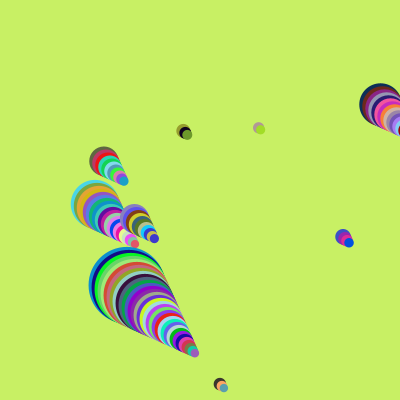
Frame 1 (no input)
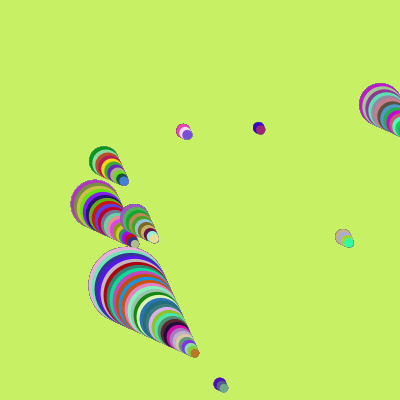
Frame 60 (the mouse pressed at the canvas centre just before this capture)
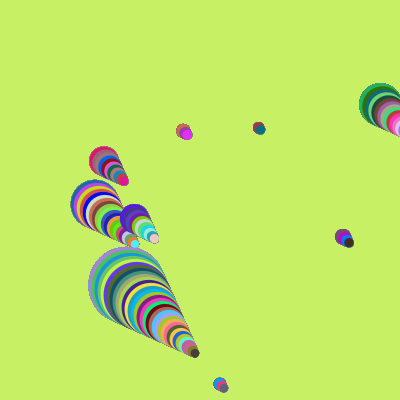
Frame 120 (the mouse held since frame 60 and released just before this capture)

The Processing sketch that drew these frames (run headless with seeded random() and noise(); from frame 60 on, the mouse is pressed at the canvas centre):

// Processing sketch: processing_93968
// ── processing_93968.pde

//Hyun Woo Jo
//hyunwooj@andrew.cmu.edu
//Copyright Hyun Woo Jo 2013 Mar

float x,y,s;

float [ ] xList = {random(0, 400),random(0, 400),random(0, 400),
                   random(0, 400),random(0, 400),random(0, 400),
                   random(0, 400),random(0, 400),random(0, 400)};
float [ ] yList = {random(100, 400),random(100, 400),random(100, 400),
                   random(100, 400),random(100, 400),random(100, 400),
                   random(100, 400),random(100, 400),random(100, 400)};
float [ ] sizeList = {random(10, 90),random(10, 90),random(10, 90),
                      random(10, 90),random(10, 90),random(10, 90),
                      random(10, 90),random(10, 90),random(10, 90),};
color [ ] col = {color(random(255), random(255), random(255)),
                 color(random(255), random(255), random(255)),
                 color(random(255), random(255), random(255)),
                 color(random(255), random(255), random(255)),
                 color(random(255), random(255), random(255)),
                 color(random(255), random(255), random(255)),
                 color(random(255), random(255), random(255)),
                 color(random(255), random(255), random(255)),
                 color(random(255), random(255), random(255)) };
void setup()
{
  size(400, 400);
  background (200,240,100);
  smooth();
}
 
void draw()
{
  for (int i = 0; i<xList.length; i++)
  {
    noStroke();
    fill(col [i]);
    s=sizeList[i];
    for (int a = 0; s>10 ; a = a+1)
    {  
      fill(random(255),random(255),random(255));
      x=xList[i]+a*2;
      y=yList[i]+a*2;
      s=sizeList[i]-a*2;
      ellipse(x,y,s,s);
    
    }
  }
}
